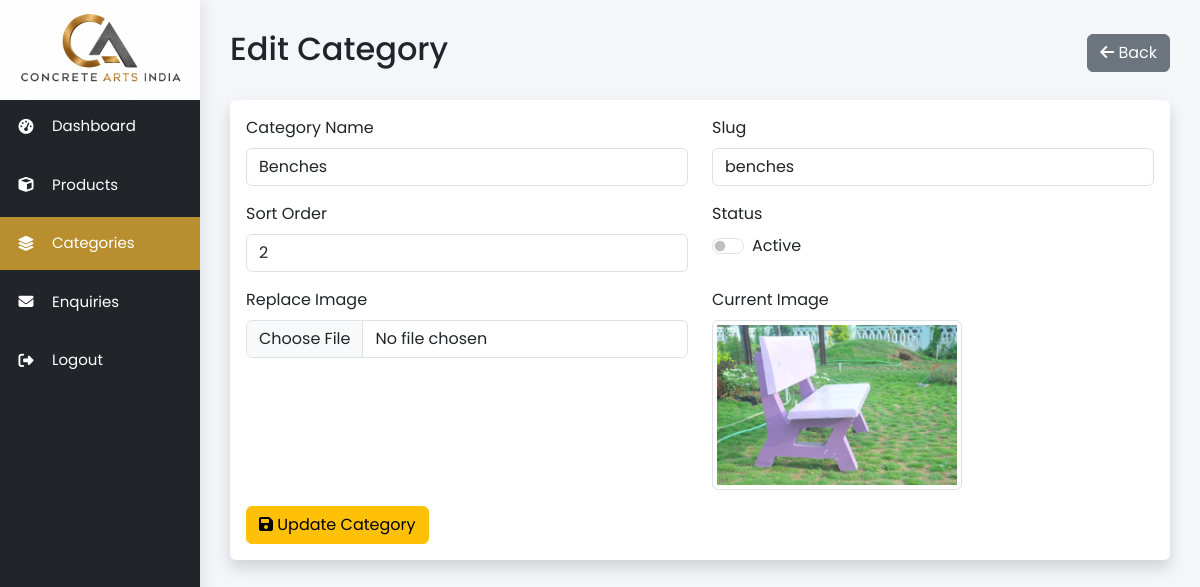
Screenshot of /admin/categories/edit.php?id=3 (signed in) with the database file from the repository.
### tables this page shows
CREATE TABLE `categories` (
  `id` int(11) NOT NULL,
  `name` varchar(150) NOT NULL,
  `slug` varchar(150) NOT NULL,
  `image` varchar(255) DEFAULT NULL,
  `status` tinyint(1) DEFAULT 1,
  `sort_order` int(11) DEFAULT 0,
  `created_at` timestamp NOT NULL DEFAULT current_timestamp()
);

### admin/categories/edit.php (the view, shortened to what this page needs)
<?php
require_once "../includes/header.php";
require_once "../includes/sidebar.php";
$id = (int) $_GET["id"];
$stmt = $pdo->prepare("
SELECT *
FROM categories
WHERE id=?
");
$stmt->execute([$id]);
$category = $stmt->fetch();
?>
<div class="main-content">
    <div class="d-flex justify-content-between align-items-center mb-4">
        <h2>Edit Category</h2>
        <a href="index.php" class="btn btn-secondary">
            <i class="fa-solid fa-arrow-left"></i>
            Back
        </a>
    </div>
    <div class="card shadow border-0">
        <div class="card-body">
            <form method="POST" enctype="multipart/form-data">
                <div class="row">
                    <div class="col-md-6 mb-3">
                        <label class="form-label">
                            Category Name
                        </label>
                        <input type="text" id="categoryName" name="name" class="form-control"
                            value="<?= htmlspecialchars($category["name"]) ?>" required>
                    </div>
                    <div class="col-md-6 mb-3">
                        <label class="form-label">
                            Slug
                        </label>
                        <input type="text" id="slug" class="form-control"
                            value="<?= htmlspecialchars($category["slug"]) ?>" readonly>
                    </div>
                    <div class="col-md-6 mb-3">
                        <label class="form-label">
                            Sort Order
                        </label>
                        <input type="number" name="sort_order" class="form-control"
                            value="<?= $category["sort_order"] ?>">
                    </div>
                    <div class="col-md-6 mb-3">
                        <label class="form-label d-block">
                            Status
                        </label>
                        <div class="form-check form-switch mt-2">
                            <input class="form-check-input" type="checkbox" name="status"
                                value="<?= $category["status"] ? "checked" : "" ?>">
                            <label class="form-check-label">
                                Active
                            </label>
                        </div>
                    </div>
                    <div class="col-md-6 mb-3">
                        <label class="form-label">
                            Replace Image
                        </label>
                        <input type="file" id="image" name="image" class="form-control" accept=".jpg,.jpeg,.png,.webp">
                    </div>
                    <div class="col-md-6 mb-3">
                        <label class="form-label">
                            Current Image
                        </label>
                        <br>
                        <?php if (!empty($category["image"])): ?>
                            <img id="preview" src="../../uploads/categories/<?= htmlspecialchars($category["image"]) ?>"
                                class="img-thumbnail" style="max-width:250px;">
                        <?php else: ?>
                            <img id="preview" src="https://placehold.co/250x180?text=No+Image" class="img-thumbnail"
                                style="max-width:250px;">
                        <?php endif; ?>
                    </div>
                </div>
                <button class="btn btn-warning">
                    <i class="fa-solid fa-floppy-disk"></i>
                    Update Category
                </button>
            </form>
        </div>
    </div>
</div>
<?php require_once "../includes/footer.php"; ?>

### admin/includes/header.php (style rules this page uses)
* { margin: 0; padding: 0; box-sizing: border-box; font-family: 'Poppins', sans-serif; }
body { background: #f4f6f9; }
a { text-decoration: none; }
.main-content { margin-left: 200px; padding: 30px; }

### rows the page displays
categories: name "Benches", slug "benches", sort_order "2", image (picture)
